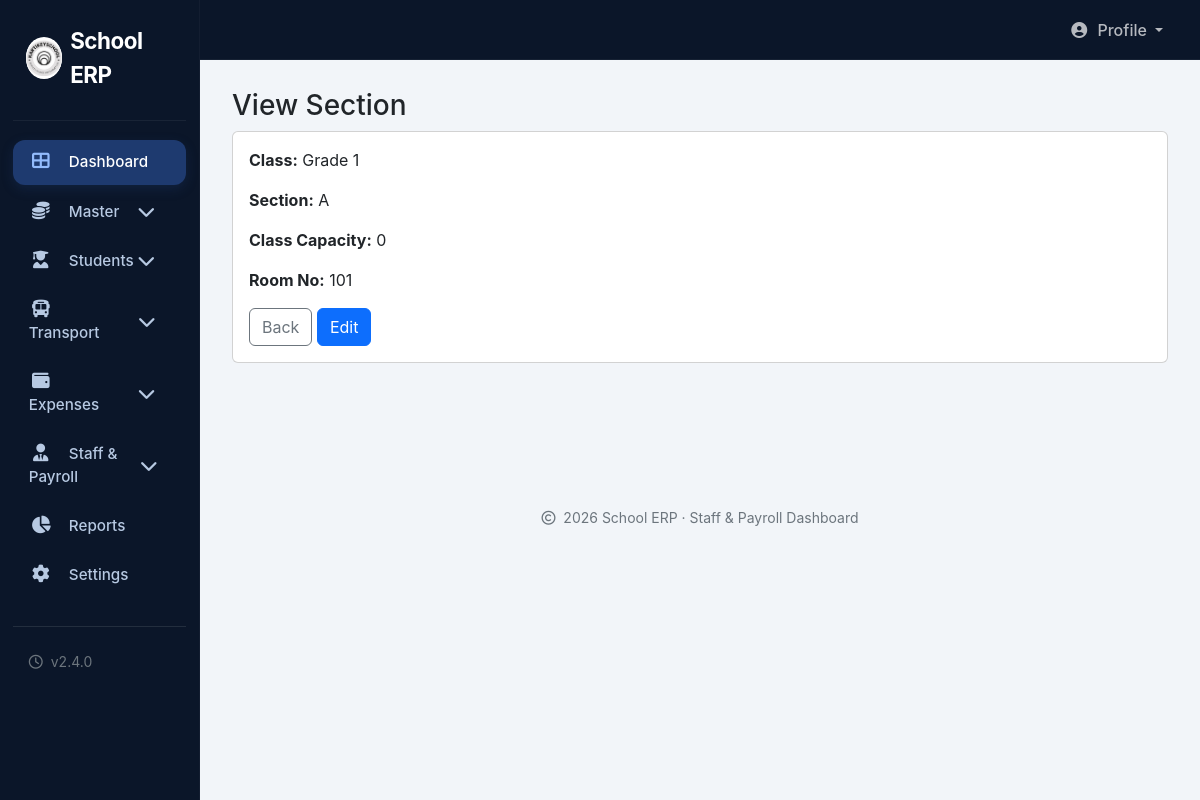
The app's page /admin/view_section.php?id=1 (signed in), older data.
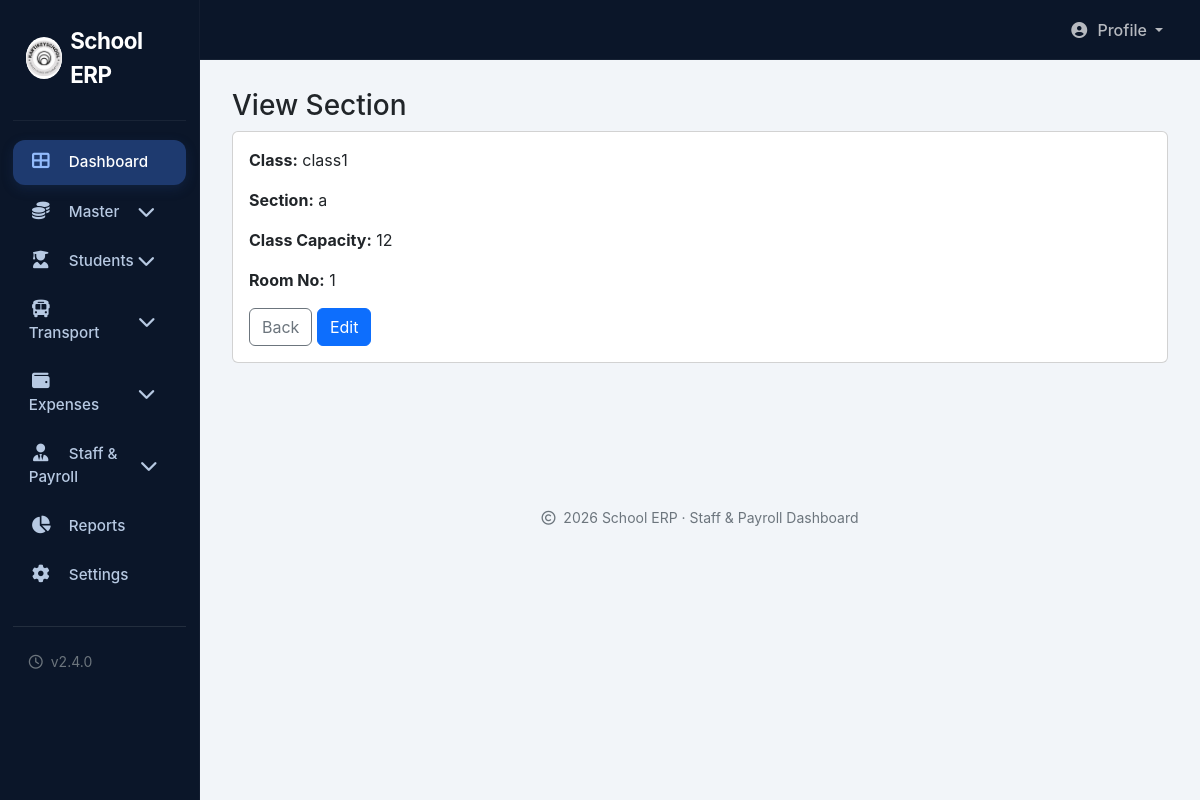
The same page, newer data.
### tables this page shows
CREATE TABLE `sections` (
  `id` int(11) NOT NULL,
  `class_id` int(11) NOT NULL,
  `section_name` varchar(20) NOT NULL,
  `room_no` varchar(20) DEFAULT NULL
);

CREATE TABLE `classes` (
  `id` int(11) NOT NULL,
  `class_name` varchar(50) NOT NULL,
  `student_capacity` int(11) DEFAULT 0,
  `status` enum('Active','Inactive') DEFAULT 'Active',
  `created_at` timestamp NOT NULL DEFAULT current_timestamp()
);

### admin/view_section.php (the view, shortened to what this page needs)
<?php
include '../config/config.php';
$id = $_GET['id'] ?? '';
try {
    $stmt = $conn->prepare('SELECT s.*, c.class_name, c.student_capacity FROM sections s LEFT JOIN classes c ON s.class_id = c.id WHERE s.id = ?');
    $stmt->execute([$id]);
    $row = $stmt->fetch(PDO::FETCH_ASSOC);
} catch (Exception $e) {
    header('Location: section.php');
    exit();
}
include 'includes/header.php';
?>
<div class="main-content">
    <h3>View Section</h3>
    <div class="card mb-4">
        <div class="card-body">
            <p><strong>Class:</strong> <?php echo htmlspecialchars($row['class_name'] ?? ''); ?></p>
            <p><strong>Section:</strong> <?php echo htmlspecialchars($row['section_name'] ?? ''); ?></p>
            <p><strong>Class Capacity:</strong> <?php echo htmlspecialchars($row['student_capacity'] ?? ''); ?></p>
            <p><strong>Room No:</strong> <?php echo htmlspecialchars($row['room_no'] ?? ''); ?></p>
            <a href="section.php" class="btn btn-outline-secondary">Back</a>
            <a href="edit_section.php?id=<?php echo urlencode($row['id']); ?>" class="btn btn-primary">Edit</a>
        </div>
    </div>
</div>
<?php include 'includes/footer.php'; ?>

Row changes from the older to the newer data that the page shows:
changed sections: class.class_name "Grade 1" → "class1"; section_name "A" → "a"; class.student_capacity "0" → "12"; room_no "101" → "1"
